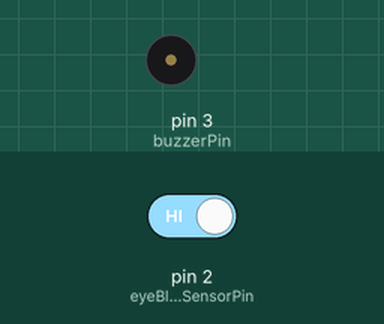
Simulated run of this sketch. Board: Arduino Uno, built with avr-gcc and run on an emulated ATmega328P. Parts: buzzer (waves = sounding, pin HIGH). The test bench sets the inputs (shaded band); at power-on: pin 2 (eyeBlinkSensorPin) HIGH.

Above: at 1.2 s.
1.3 s: pin 2 (eyeBlinkSensorPin) driven LOW
At 1.9 s:
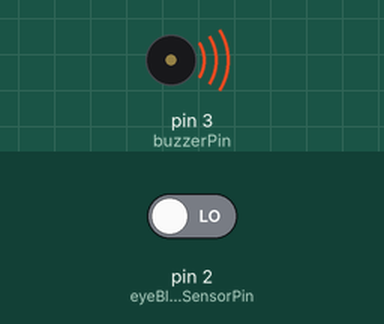
2.8 s: pin 2 (eyeBlinkSensorPin) driven HIGH
At 4.2 s:
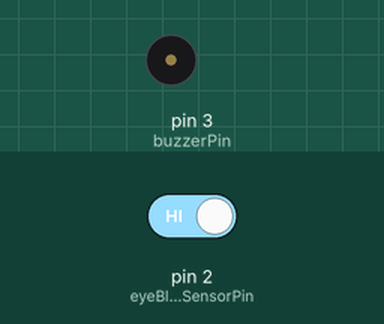
Timing chart, 0 to 5.8 s (numbered marks = the images above; inputs shaded):
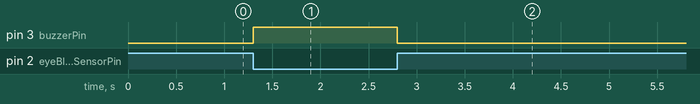

Measured:
- after the input at 1.3 s, pin 3 (buzzerPin): LOW → HIGH at once
- after the input at 2.8 s, pin 3 (buzzerPin): HIGH → LOW at once

The sketch:

drowsiness_detection.ino
```cpp
// Define the pin for the eye blink sensor
const int eyeBlinkSensorPin = 2;
// Define the pin for the buzzer
const int buzzerPin = 3;

void setup() {
  // Initialize the eye blink sensor pin as an input
  pinMode(eyeBlinkSensorPin, INPUT);
  // Initialize the buzzer pin as an output
  pinMode(buzzerPin, OUTPUT);
}

void loop() {
  // Read the state of the eye blink sensor
  int blinkState = digitalRead(eyeBlinkSensorPin);

  // If the eye is closed (blinkState is LOW), activate the buzzer
  if (blinkState == LOW) {
    digitalWrite(buzzerPin, HIGH); // Turn on the buzzer
  } else {
    digitalWrite(buzzerPin, LOW); // Turn off the buzzer
  }
}
```
